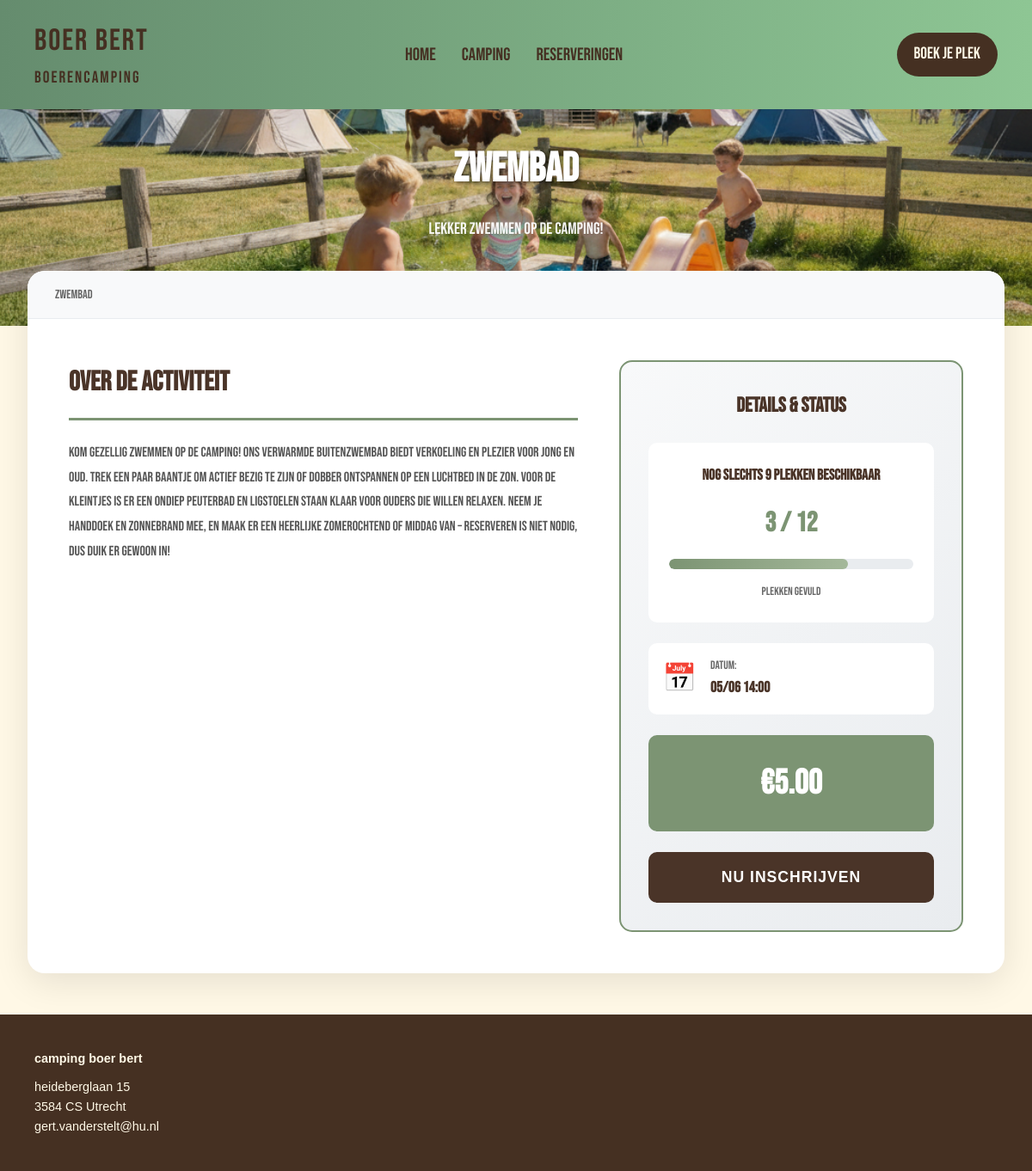
Screenshot of /public/activiteit2.php?id=1 with the database file from the repository.
### tables this page shows
CREATE TABLE ActiviteitTijden (
    id INT PRIMARY KEY AUTO_INCREMENT,
    activiteit_id INT NOT NULL,
    deadline_inschrijven DATETIME NOT NULL,
    starttijd DATETIME NOT NULL,
    eindtijd DATETIME,
    status VARCHAR(20) DEFAULT 'beschikbaar',
    CONSTRAINT fk_activiteit FOREIGN KEY (activiteit_id) REFERENCES Activiteiten(id) ON DELETE CASCADE,
    CONSTRAINT chk_status CHECK (status IN ('beschikbaar', 'vol', 'geannuleerd'))
);

CREATE TABLE Activiteiten (
    id INT PRIMARY KEY AUTO_INCREMENT,
    naam VARCHAR(100) NOT NULL,
    titel TEXT,
    beschrijving VARCHAR(1000),
    max_deelnemers INT,
    prijs DECIMAL(10, 2),
    tag VARCHAR(100),
    banner VARCHAR(100)
);

### public/activiteit2.php (the view, shortened to what this page needs)
<?php
$server = "localhost";
$gebruiker = "root";
$wachtwoord = "";
$database = "ActiviteitenDB";
$conn = new mysqli($server, $gebruiker, $wachtwoord, $database);
$id = (int)($_GET['id'] ?? 0);
$sql = "SELECT
    a.id AS activiteit_id,
    a.naam,
    a.titel,
    a.beschrijving,
    a.banner,
    a.prijs,
    a.tag,
    a.max_deelnemers,
    t.id AS tijd_id,
    t.deadline_inschrijven,
    t.starttijd,
    t.eindtijd,
    t.status,
    COALESCE(SUM(r.aantal_personen), 0) AS plaatsen_ingenomen,
    CASE
        WHEN t.id IS NULL THEN a.max_deelnemers
        ELSE (a.max_deelnemers - COALESCE(SUM(r.aantal_personen), 0))
    END AS plaatsen_over
FROM Activiteiten a
LEFT JOIN ActiviteitTijden t ON a.id = t.activiteit_id
LEFT JOIN Reserveringen r ON r.activiteittijd_id = t.id AND r.status = 'bevestigd'
WHERE a.id = ?
GROUP BY
    a.id, a.naam, a.titel, a.beschrijving, a.banner, a.prijs, a.tag, a.max_deelnemers,
    t.id, t.deadline_inschrijven, t.starttijd, t.eindtijd, t.status
ORDER BY COALESCE(t.starttijd, '9999-12-31 23:59:59');
";
$stmt = $conn->prepare($sql);
$stmt->bind_param("i", $id);
$stmt->execute();
$resultaat = $stmt->get_result();
?>
<head>
</head>
<body>
    <?php include __DIR__ . '/../includes/header.php'; ?>
    <?php while ($row = $resultaat->fetch_assoc()) { ?>
        <section class="hero" style="background-image: url('images/activiteiten_banners/<?= $row['banner'] ?>');">
            <div class="hero-content">
                <h1><?= $row['naam']; ?></h1>
                <p><?= $row['titel']; ?></p>
            </div>
        </section>
        <div class="container">
            <div class="content-card">
                <div class="breadcrumb">
                    <?= $row['naam']; ?>
                </div>
                <div class="content-grid">
                    <div class="workshop-info">
                        <h2>Over de activiteit</h2>
                        <p><?= $row['beschrijving']; ?></p>
                    </div>
                    <aside class="booking-card">
                        <h3>Details & Status</h3>
                        <div class="availability">
                            <h4>Nog slechts <?= $row['plaatsen_over']; ?> plekken beschikbaar</h4>
                            <div class="spots"><?= $row['plaatsen_ingenomen']; ?> / <?= $row['max_deelnemers']; ?></div>
                            <div class="progress-bar">
                                <div class="progress-fill"></div>
                            </div>
                            <small style="color: #666;">plekken gevuld</small>
                        </div>
                        <div class="date-info">
                            <span class="date-icon">📅</span>
                            <div class="date-text">
                                <?php $date = date_create("$row[starttijd]");
                                ?>
                                <span class="date-label">Datum:</span>
                                <span class="date-value"><?= date_format($date, "d/m H:i")  ?></span>
                            </div>
                        </div>
                        <div class="price">€<?= $row['prijs']; ?></div>
                        <a href="reserveer.php?id=<?= $row['activiteit_id'] ?>">
                            <button class="register-btn">Nu Inschrijven</button></a>
                    </aside>
                </div>
            </div>
        </div>
    <?php  }; ?>
    <?php include __DIR__ . '/../includes/footer.php'; ?>
</body>
</html>

### includes/header.php (style rules this page uses)
:root { --celadon: #8EC694; --sky: #81C9F8; --coffee: #453022; --ivory: #FFF8E6; --green: #658C6E }
* { box-sizing: border-box; margin: 0; padding: 0; }
.header-body { font-family: 'Bebas Neue', sans-serif; background-color: var(--ivory); color: var(--coffee); }

### public/activiteit2.php (style rules this page uses)
* { margin: 0; padding: 0; box-sizing: border-box; }
body { font-family: 'Segoe UI', Tahoma, Geneva, Verdana, sans-serif; line-height: 1.6; color: #333; }
.hero { background-size: cover; background-position: center; color: white; padding: 2rem; padding-bottom: calc(2rem + 4rem); text-align: center; position: relative; }
.hero::before { content: ''; position: absolute; top: 0; left: 0; right: 0; bottom: 0; opacity: 0.3; }
.hero-content { position: relative; z-index: 1; max-width: 800px; margin: 0 auto; }
.hero h1 { font-size: 3rem; margin-bottom: 1rem; text-shadow: 2px 2px 4px rgba(0, 0, 0, 0.5); }
.hero p { font-size: 1.2rem; opacity: 0.95; }
.container { max-width: 1200px; margin: -4rem auto 3rem; padding: 0 2rem; position: relative; z-index: 10; }
.content-card { background: white; border-radius: 20px; box-shadow: 0 10px 40px rgba(0, 0, 0, 0.1); overflow: hidden; }
.breadcrumb { background: #f8f9fa; padding: 1rem 2rem; font-size: 0.9rem; color: #666; border-bottom: 1px solid #e9ecef; }
.content-grid { display: grid; grid-template-columns: 1fr 400px; gap: 3rem; padding: 3rem; }
.workshop-info h2 { color: #4a3428; font-size: 2rem; margin-bottom: 1.5rem; padding-bottom: 1rem; border-bottom: 3px solid #7c9473; }
.workshop-info p { color: #555; line-height: 1.8; margin-bottom: 1rem; }
.booking-card { background: linear-gradient(135deg, #f8f9fa 0%, #e9ecef 100%); padding: 2rem; border-radius: 15px; position: sticky; top: 100px; border: 2px solid #7c9473; }
.booking-card h3 { color: #4a3428; font-size: 1.5rem; margin-bottom: 1.5rem; text-align: center; }
.availability { background: white; padding: 1.5rem; border-radius: 10px; margin-bottom: 1.5rem; text-align: center; }
.availability h4 { color: #4a3428; font-size: 1.1rem; margin-bottom: 1rem; }
.spots { font-size: 2rem; color: #7c9473; font-weight: bold; margin-bottom: 0.5rem; }
.progress-bar { background: #e9ecef; height: 12px; border-radius: 10px; overflow: hidden; margin: 1rem 0; }
.progress-fill { background: linear-gradient(90deg, #7c9473, #a4b89a); height: 100%; width: 73.3%; border-radius: 10px; transition: width 0.3s; }
.date-info { background: white; padding: 1rem; border-radius: 10px; margin-bottom: 1.5rem; display: flex; align-items: center; gap: 1rem; }
.date-icon { font-size: 2rem; }
.date-text { flex: 1; }
.date-label { font-size: 0.85rem; color: #666; display: block; }
.date-value { font-size: 1.1rem; color: #4a3428; font-weight: 600; }
.price { background: #7c9473; color: white; padding: 1.5rem; border-radius: 10px; text-align: center; font-size: 2.5rem; font-weight: bold; margin-bottom: 1.5rem; }
.register-btn { width: 100%; background: #4a3428; color: white; padding: 1.2rem; border: none; border-radius: 10px; font-size: 1.1rem; font-weight: 600; cursor: pointer; transition: all 0.3s; text-transform: uppercase; letter-spacing: 1px; }

### rows the page displays
activiteittijden: activiteit.banner (picture), activiteit.naam "zwembad", activiteit.titel "Lekker zwemmen op de camping!", activiteit.beschrijving "Kom gezellig zwemmen op de camping! Ons verwarmde buitenzwembad biedt verkoeling en plezier voor jong en oud. Trek een paar baantje om actief bezig te zijn of dobber ontspannen op een luchtbed in de zon. Voor de kleintjes is er een ondiep peuterbad en ligstoelen staan klaar voor ouders die willen relaxen. Neem je handdoek en zonnebrand mee, en maak er een heerlijke zomerochtend of middag van – reserveren is niet nodig, dus duik er gewoon in!", plaatsen_over "9", plaatsen_ingenomen "3", activiteit.max_deelnemers "12", starttijd "05/06 14:00", activiteit.prijs "5.00"
